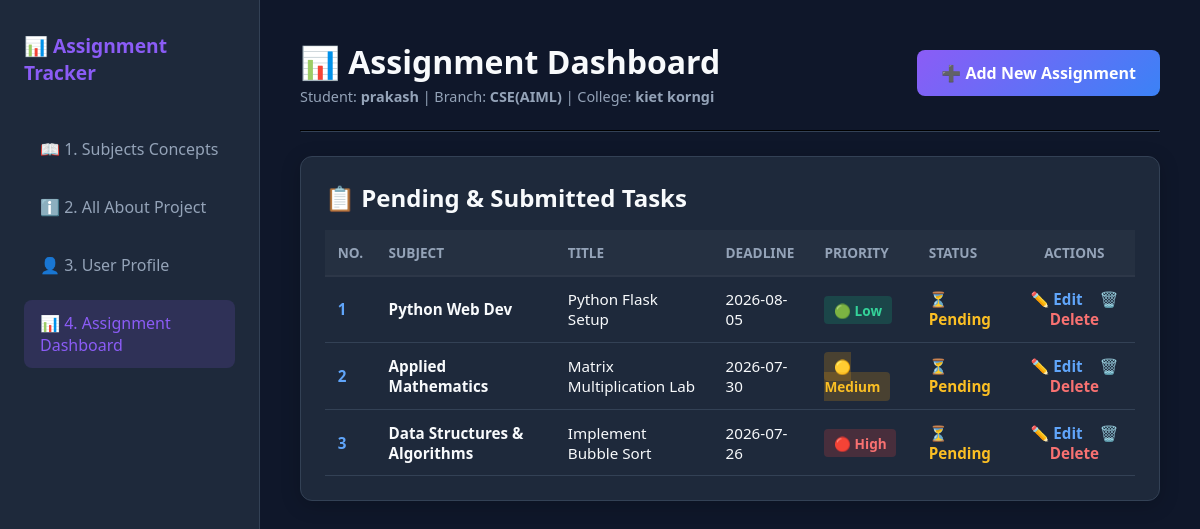
The page /index on the database as committed earlier.
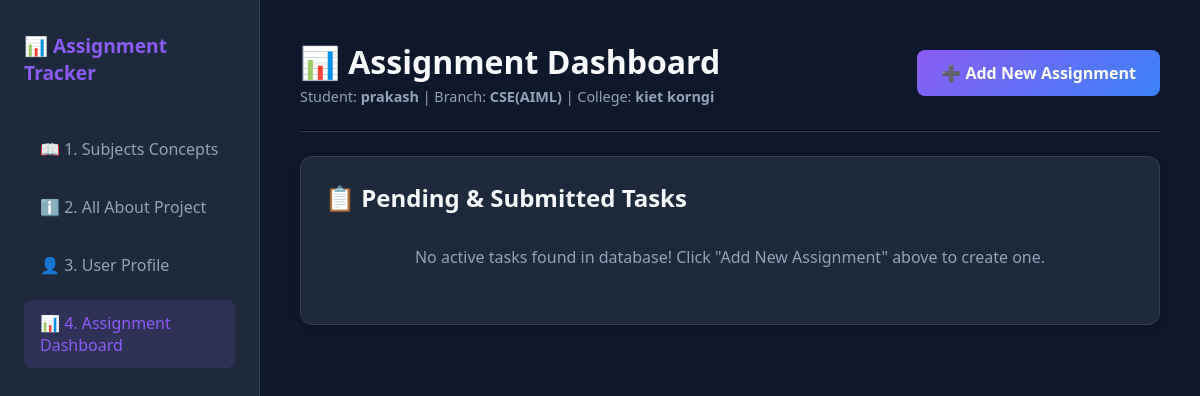
The same page on the database as committed later.
### tables this page shows
CREATE TABLE profile (
            id INTEGER PRIMARY KEY DEFAULT 1,
            name TEXT,
            college TEXT,
            branch TEXT
        );

CREATE TABLE assignments (
                id INTEGER PRIMARY KEY AUTOINCREMENT,
                subject TEXT,
                title TEXT,
                deadline TEXT,
                priority TEXT,
                status TEXT
            );

### app.py (the view)
@app.route('/dashboard')
@app.route('/index')
def dashboard():
    name, branch, college, _ = get_student_profile()
    conn = get_db_connection()
    assignments = conn.execute('SELECT * FROM assignments ORDER BY id DESC').fetchall()
    conn.close()
    return render_template('index.html', assignments=assignments, student_name=name, branch_name=branch, college_name=college)

### app.py (called while the page is built)
def get_db_connection():
    conn = sqlite3.connect('assignments.db')
    conn.row_factory = sqlite3.Row
    return conn

def get_student_profile():
    try:
        conn = get_db_connection()
        user = conn.execute('SELECT name, college, branch FROM profile WHERE id = 1').fetchone()
        conn.close()
        if user:
            return user['name'], user['branch'], user['college'], (user['name'], user['college'], user['branch'])
    except Exception:
        pass
    return "prakash", "CSE(AIML)", "kiet korngi", ("prakash", "kiet korngi", "CSE(AIML)")

### templates/index.html (shortened to what this page needs)
<!DOCTYPE html>
<html lang="en">
<head>
    <link rel="stylesheet" href="{{ url_for('static', filename='css/style.css') }}">
</head>
<body>
    <div class="sidebar">
        <h2>📊 Assignment Tracker</h2>
        <ul class="nav-links">
            <li><a href="{{ url_for('learn_hub') }}">📖 1. Subjects Concepts</a></li>
            <li><a href="{{ url_for('project_guide') }}">ℹ️ 2. All About Project</a></li>
            <li><a href="{{ url_for('profile') }}">👤 3. User Profile</a></li>
            <li><a href="{{ url_for('index') }}" class="active">📊 4. Assignment Dashboard</a></li>
        </ul>
    </div>
    <div class="main-content">
        <div style="display: flex; justify-content: space-between; align-items: center; margin-bottom: 1rem;">
            <div>
                <h1>📊 Assignment Dashboard</h1>
                <p class="header-sub">Student: <strong>{{ student_name }}</strong> | Branch: <strong>{{ branch_name }}</strong> | College: <strong>{{ college_name }}</strong></p>
            </div>
            <a href="{{ url_for('add_assignment') }}" class="btn-primary">➕ Add New Assignment</a>
        </div>
        <hr style="border-color: var(--border-color, #2d3748); margin: 1.5rem 0;">
        <div class="dashboard-card">
            <h2>📋 Pending & Submitted Tasks</h2>
            {% if assignments %}
            <div class="table-container" style="overflow-x: auto;">
                <table style="width: 100%; border-collapse: collapse; margin-top: 1rem;">
                    <thead>
                        <tr style="text-align: left; border-bottom: 2px solid #2d3748;">
                            <th style="padding: 0.8rem;">NO.</th>
                            <th style="padding: 0.8rem;">SUBJECT</th>
                            <th style="padding: 0.8rem;">TITLE</th>
                            <th style="padding: 0.8rem;">DEADLINE</th>
                            <th style="padding: 0.8rem;">PRIORITY</th>
                            <th style="padding: 0.8rem;">STATUS</th>
                            <th style="padding: 0.8rem; text-align: center;">ACTIONS</th>
                        </tr>
                    </thead>
                    <tbody>
                        {% for assignment in assignments %}
                        <tr style="border-bottom: 1px solid #1e293b;">
                            <td style="padding: 0.8rem; font-weight: bold; color: #60a5fa;">{{ loop.index }}</td>
                            <td style="padding: 0.8rem; font-weight: 600;">{{ assignment.subject }}</td>
                            <td style="padding: 0.8rem;">{{ assignment.title }}</td>
                            <td style="padding: 0.8rem;">{{ assignment.deadline }}</td>
                            <td style="padding: 0.8rem;">
                                {% if assignment.priority == 'High' or 'High' in assignment.priority %}
                                    <span style="background: rgba(239, 68, 68, 0.2); color: #f87171; padding: 0.3rem 0.6rem; border-radius: 4px; font-weight: bold; font-size: 0.85rem;">🔴 High</span>
                                {% elif assignment.priority == 'Medium' or 'Medium' in assignment.priority %}
                                    <span style="background: rgba(245, 158, 11, 0.2); color: #fbbf24; padding: 0.3rem 0.6rem; border-radius: 4px; font-weight: bold; font-size: 0.85rem;">🟡 Medium</span>
                                {% else %}
                                    <span style="background: rgba(16, 185, 129, 0.2); color: #34d399; padding: 0.3rem 0.6rem; border-radius: 4px; font-weight: bold; font-size: 0.85rem;">🟢 Low</span>
                                {% endif %}
                            </td>
                            <td style="padding: 0.8rem;">
                                {% if assignment.status == 'Completed' %}
                                    <span style="color: #34d399; font-weight: 600;">✅ Completed</span>
                                {% elif assignment.status == 'Pending' %}
                                    <span style="color: #fbbf24; font-weight: 600;">⏳ Pending</span>
                                {% else %}
                                    <span style="color: #f87171; font-weight: 600;">🛑 Postponed</span>
                                {% endif %}
                            </td>
                            <td style="padding: 0.8rem; text-align: center;">
                                <a href="{{ url_for('edit_assignment', id=assignment.id) }}" style="color: #60a5fa; text-decoration: none; margin-right: 0.8rem; font-weight: 600;">✏️ Edit</a>
                                <a href="{{ url_for('delete_assignment', id=assignment.id) }}" onclick="return confirm('Delete task?');" style="color: #f87171; text-decoration: none; font-weight: 600;">🗑️ Delete</a>
                            </td>
                        </tr>
                        {% endfor %}
                    </tbody>
                </table>
            </div>
            {% else %}
            <div style="padding: 2rem; text-align: center; color: #94a3b8;">
                <p>No active tasks found in database! Click "Add New Assignment" above to create one.</p>
            </div>
            {% endif %}
        </div>
    </div>
</body>
</html>

### static/css/style.css (style rules this page uses)
:root { --bg-color: #0f172a; --card-bg: #1e293b; --text-main: #f8fafc; --text-muted: #94a3b8; --accent-purple: #8b5cf6; --accent-blue: #3b82f6; --border-color: #334155; --danger: #ef4444; --warning: #f59e0b; --success: #10b981; }
* { box-sizing: border-box; margin: 0; padding: 0; font-family: 'Segoe UI', Tahoma, Geneva, Verdana, sans-serif; }
body { background-color: var(--bg-color); color: var(--text-main); display: flex; min-height: 100vh; }
.sidebar { width: 260px; background-color: var(--card-bg); border-right: 1px solid var(--border-color); padding: 2rem 1.5rem; display: flex; flex-direction: column; gap: 1.5rem; flex-shrink: 0; }
.sidebar h2 { font-size: 1.2rem; color: var(--accent-purple); margin-bottom: 1rem; }
.nav-links { list-style: none; }
.nav-links li { margin-bottom: 0.75rem; }
.nav-links a { color: var(--text-muted); text-decoration: none; font-weight: 500; display: flex; align-items: center; padding: 0.75rem 1rem; border-radius: 8px; transition: all 0.2s ease; }
.nav-links a:hover, .nav-links a.active { background: rgba(139, 92, 246, 0.15); color: var(--accent-purple); }
.main-content { flex: 1; padding: 2.5rem; overflow-y: auto; }
.header-sub { color: var(--text-muted); font-size: 0.9rem; margin-top: 4px; }
.btn-primary { background: linear-gradient(135deg, var(--accent-purple), var(--accent-blue)); color: white; padding: 0.75rem 1.5rem; border-radius: 8px; text-decoration: none; font-weight: 600; border: none; cursor: pointer; display: inline-block; transition: opacity 0.2s; }
.dashboard-card { background: var(--card-bg); border: 1px solid var(--border-color); border-radius: 12px; padding: 1.5rem; margin-bottom: 2rem; box-shadow: 0 4px 20px rgba(0, 0, 0, 0.2); }

Rows that differ between the two databases and show on the page:
removed assignments: subject "Python Web Dev", title "Python Flask Setup", deadline "2026-08-05", priority "🟢 Low", status "⏳ Pending"
removed assignments: subject "Applied Mathematics", title "Matrix Multiplication Lab", deadline "2026-07-30", priority "🟡 Medium", status "⏳ Pending"
removed assignments: subject "Data Structures & Algorithms", title "Implement Bubble Sort", deadline "2026-07-26", priority "🔴 High", status "⏳ Pending"
Other text that changed with them:
text no longer shown: "NO. SUBJECT TITLE DEADLINE PRIORITY STATUS ACTIONS"
text now shown: "No active tasks found in database! Click \"Add New Assignment\" above to create one."
